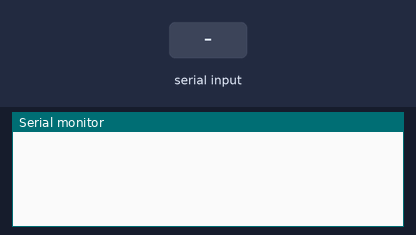
A sketch run on a simulated Arduino Uno, built with avr-gcc and run on an emulated ATmega328P. Parts: the last lines printed to the serial monitor. The inputs (shaded band) are chosen by the test bench.

Above: at 1.2 s.
1.3 s: "90,45,200&" received over Serial
At 2.5 s:
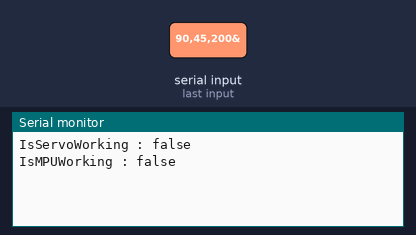
2.8 s: "1&" received over Serial
At 3.4 s:
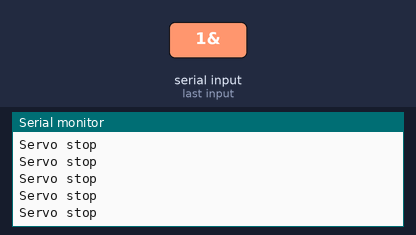

The sketch:

V2_Serial_ServoMotor-Unity_Arduino.ino.ino
```cpp
#include <Servo.h>    //서보모터 라이브러리 include

Servo microServo;    //서보모터 객체 선언
const int servoPin = 3;    //서보모터 제어핀 할당
 int angle;
 //Seperators
 char *IsServoWorking ="";
 char *IsMPUWorking ="";
 char *WhatToDo ="";

 int iServoWorking;
 int iMPUWorking;
 int iWhatToDo;
  //state
  bool bServoWorking;
  bool bMPUWorking;

void ServoWorking(int input){
  if(input==1)
  {
    Serial.println("Servo start");
    microServo.attach(servoPin);
  }
  else if(input==0)
  {
    Serial.println("Servo stop");
    microServo.detach();
  }
  else //0~180
  {
    int angle = input;
    if(angle>=0 && angle<=180)
    {
      Serial.print("Move Servo : "); Serial.println(angle);

    microServo.attach(servoPin);
    microServo.write(angle);
    delay(100);
    microServo.detach();
    bServoWorking = false;
    }
  }
}
void MPUWorking(){
  Serial.println("MPUWorking");
}


void setup() {
  // put your setup code here, to run once:
  Serial.begin(9600);
  angle =0 ;    //각도 변수 선언
  //input=0;
  bServoWorking = false;
  bMPUWorking = false;
}

void loop() {
  // put your main code here, to run repeatedly:
  char inputUnity[32];
  String input;

  if(bServoWorking == true)
  {
    ServoWorking(iWhatToDo);
    //Serial.println("ServoWorking");
  }
  if(bMPUWorking == true)
  {
    MPUWorking();
    //Serial.println("MPUWorking");
  }

   if(Serial.available())
   {
      input=Serial.readStringUntil('&');     //readStringUntil('\n');

      input.toCharArray(inputUnity,32);

     //ex) const char inputUnity[] = "True#False#stop&";
     //radio.write(&inputUnity, sizeof(inputUnity));
     //Serial.println(inputUnity);
     //third num 999: stop, 777:start,
     char*d = strtok(inputUnity,"#");
  int count =0;

  //seperating values
  while (d!= NULL){
    if(count==0)
    {
      IsServoWorking=d;
    }
    else if (count==1)
    {
      IsMPUWorking=d;
    }
    else if(count==2)
    {
      WhatToDo=d;
    }
    count++;
    //Serial.println(d);
    d=strtok(NULL,"#");
  }
    count=0;          //True#False#stop& True#True#True&
    iServoWorking = atoi(IsServoWorking);
    iMPUWorking = atoi(IsMPUWorking);
    iWhatToDo = atoi(WhatToDo);

    if(iServoWorking == 1){
      bServoWorking = true;
      Serial.print("IsServoWorking : "); Serial.println(IsServoWorking);
    }else {
      bServoWorking = false;
      Serial.print("IsServoWorking : "); Serial.println("false");
      }

    if(iMPUWorking == 1){ //char* to string
      bMPUWorking = true;
      Serial.print("IsMPUWorking : "); Serial.println(IsMPUWorking);
    }else {
      bMPUWorking = false;
      Serial.print("IsMPUWorking : "); Serial.println("false");
      }

   }

}
```

Measured:
- after the input at 1.3 s, the serial monitor: prints a new line at once (image 1)
- after the input at 2.8 s, the serial monitor: prints a new line at once (image 2)
